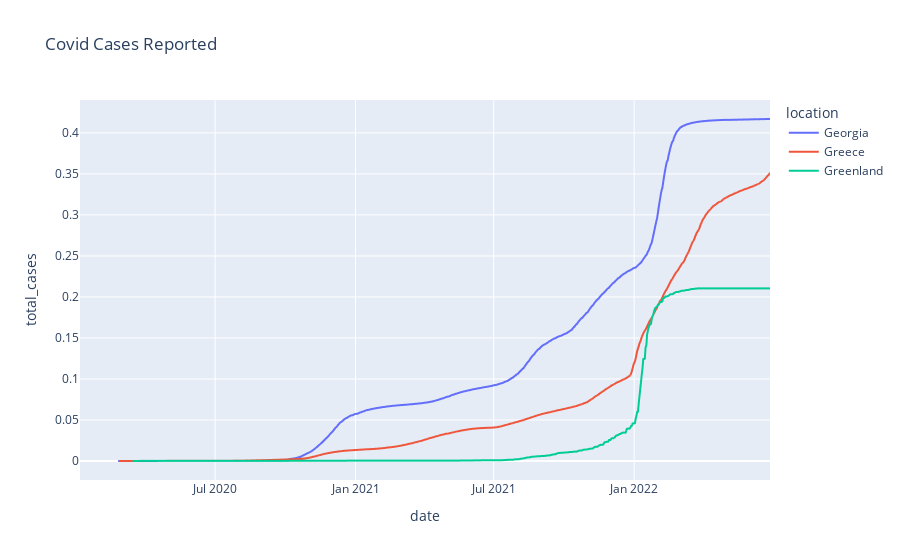

The cell this chart's notebook holds for it:
### Code cell
df_intermediate['total_cases']=df_intermediate['total_cases']/df_intermediate['population']
fig = px.line(df_intermediate, x="date", y="total_cases", color='location', title='Covid Cases Reported')
fig.show()

### Figure 1 — Plotly figure (JSON) as saved in the notebook; plotly's stock layout.template omitted (floating-point values rounded to 4 significant figures; data arrays with more than 128 entries replaced by an {"elided": "..."} marker saying what was removed)
{"data": [{"hovertemplate": "location=Georgia<br>date=%{x}<br>total_cases=%{y}<extra></extra>", "legendgroup": "Georgia", "line": {"color": "#636efa", "dash": "solid"}, "marker": {"symbol": "circle"}, "mode": "lines", "name": "Georgia", "showlegend": true, "type": "scattergl", "x": {"elided": "854 str values"}, "xaxis": "x", "y": {"elided": "854 float values"}, "yaxis": "y"}, {"hovertemplate": "location=Greece<br>date=%{x}<br>total_cases=%{y}<extra></extra>", "legendgroup": "Greece", "line": {"color": "#EF553B", "dash": "solid"}, "marker": {"symbol": "circle"}, "mode": "lines", "name": "Greece", "showlegend": true, "type": "scattergl", "x": {"elided": "857 str values"}, "xaxis": "x", "y": {"elided": "857 float values"}, "yaxis": "y"}, {"hovertemplate": "location=Greenland<br>date=%{x}<br>total_cases=%{y}<extra></extra>", "legendgroup": "Greenland", "line": {"color": "#00cc96", "dash": "solid"}, "marker": {"symbol": "circle"}, "mode": "lines", "name": "Greenland", "showlegend": true, "type": "scattergl", "x": {"elided": "835 str values"}, "xaxis": "x", "y": {"elided": "835 float values"}, "yaxis": "y"}], "layout": {"autosize": true, "legend": {"title": {"text": "location"}, "tracegroupgap": 0}, "title": {"text": "Covid Cases Reported"}, "xaxis": {"anchor": "y", "autorange": true, "domain": [0, 1], "range": ["2020-01-06", "2022-06-28"], "title": {"text": "date"}, "type": "date"}, "yaxis": {"anchor": "x", "autorange": true, "domain": [0, 1], "range": [-0.02316, 0.4401], "title": {"text": "total_cases"}, "type": "linear"}}}
